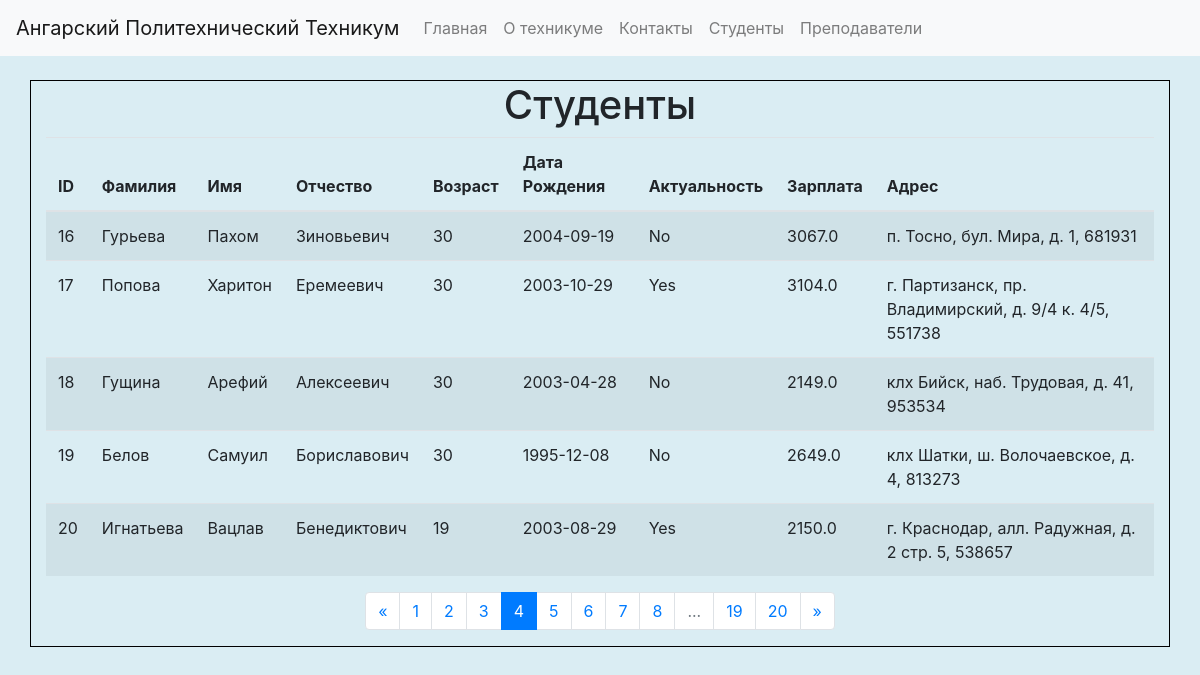
The page /students?page=4 on the database its author committed.
### app.py (models this page shows, shortened)
class Student(db.Model):
    id = db.Column(db.Integer, primary_key=True)
    first_name = db.Column(db.String(80), nullable=False)
    last_name = db.Column(db.String(80), nullable=False)
    middle_name = db.Column(db.String(80), nullable=False)
    age = db.Column(db.Integer, nullable=False)
    birth_date = db.Column(db.Date, nullable=False)
    is_active = db.Column(db.Boolean, nullable=False, default=True)
    salary = db.Column(db.Float, nullable=False)
    address = db.Column(db.String(120), nullable=False)

### app.py (the view)
@app.route('/students')
def students():
    page = request.args.get('page', 1, type=int)
    students = Student.query.paginate(page=page, per_page=5)
    return render_template('students.html', students=students)

### templates/students.html (shortened to what this page needs)
{% extends "layout.html" %}
{% block content %}
<h1>Студенты</h1>
<table class="table table-striped">
    <thead>
        <tr>
            <th>ID</th>
            <th>Фамилия</th>
            <th>Имя</th>
            <th>Отчество</th>
            <th>Возраст</th>
            <th>Дата Рождения</th>
            <th>Актуальность</th>
            <th>Зарплата</th>
            <th>Адрес</th>
        </tr>
    </thead>
    <tbody>
        {% for student in students.items %}
        <tr>
            <td>{{ student.id }}</td>
            <td>{{ student.last_name }}</td>
            <td>{{ student.first_name }}</td>
            <td>{{ student.middle_name }}</td>
            <td>{{ student.age }}</td>
            <td>{{ student.birth_date }}</td>
            <td>{{ "Yes" if student.is_active else "No" }}</td>
            <td>{{ student.salary }}</td>
            <td>{{ student.address }}</td>
        </tr>
        {% endfor %}
    </tbody>
</table>
<nav aria-label="Page navigation">
    <ul class="pagination">
        {% if students.has_prev %}
        <li class="page-item">
            <a class="page-link" href="{{ url_for('students', page=students.prev_num) }}" aria-label="Previous">
                <span aria-hidden="true">&laquo;</span>
            </a>
        </li>
        {% else %}
        <li class="page-item disabled">
            <span class="page-link" aria-hidden="true">&laquo;</span>
        </li>
        {% endif %}
        {% for page_num in students.iter_pages() %}
            {% if page_num %}
                {% if page_num != students.page %}
                <li class="page-item">
                    <a class="page-link" href="{{ url_for('students', page=page_num) }}">{{ page_num }}</a>
                </li>
                {% else %}
                <li class="page-item active">
                    <span class="page-link">{{ page_num }}</span>
                </li>
                {% endif %}
            {% else %}
            <li class="page-item disabled">
                <span class="page-link">...</span>
            </li>
            {% endif %}
        {% endfor %}
        {% if students.has_next %}
        <li class="page-item">
            <a class="page-link" href="{{ url_for('students', page=students.next_num) }}" aria-label="Next">
                <span aria-hidden="true">&raquo;</span>
            </a>
        </li>
        {% else %}
        <li class="page-item disabled">
            <span class="page-link" aria-hidden="true">&raquo;</span>
        </li>
        {% endif %}
    </ul>
</nav>
{% endblock %}

### static/css/styles.css (style rules this page uses)
body { background-color: rgb(218, 237, 243); }

### rows shown on the page
Student: id "16", last_name "Гурьева", first_name "Пахом", middle_name "Зиновьевич", age "30", birth_date "2004-09-19", is_active "No", salary "3067.0", address "п. Тосно, бул. Мира, д. 1, 681931"
Student: id "17", last_name "Попова", first_name "Харитон", middle_name "Еремеевич", age "30", birth_date "2003-10-29", is_active "Yes", salary "3104.0", address "г. Партизанск, пр. Владимирский, д. 9/4 к. 4/5, 551738"
Student: id "18", last_name "Гущина", first_name "Арефий", middle_name "Алексеевич", age "30", birth_date "2003-04-28", is_active "No", salary "2149.0", address "клх Бийск, наб. Трудовая, д. 41, 953534"
Student: id "19", last_name "Белов", first_name "Самуил", middle_name "Бориславович", age "30", birth_date "1995-12-08", is_active "No", salary "2649.0", address "клх Шатки, ш. Волочаевское, д. 4, 813273"
Student: id "20", last_name "Игнатьева", first_name "Вацлав", middle_name "Бенедиктович", age "19", birth_date "2003-08-29", is_active "Yes", salary "2150.0", address "г. Краснодар, алл. Радужная, д. 2 стр. 5, 538657"

### other values the page prints
{{ page_num }} "1" "2" "3" "5" "6" "7" "8" "19" "20"
{{ page_num }} "4"
